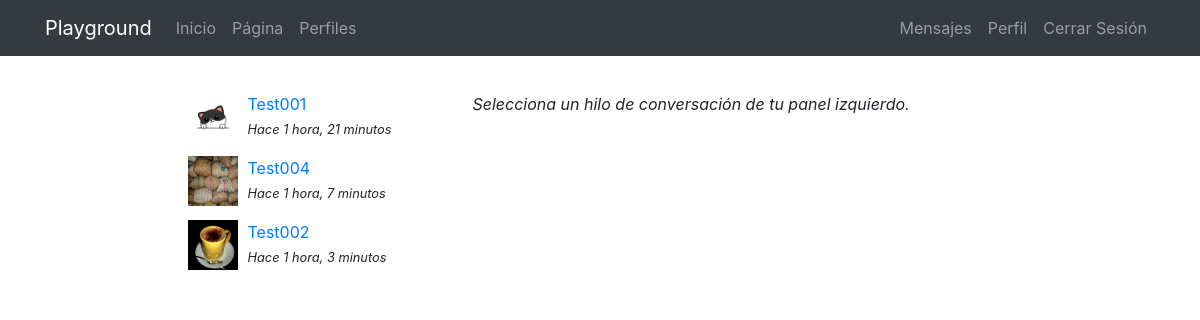
Page /messenger/ (signed in) on the earlier database version.
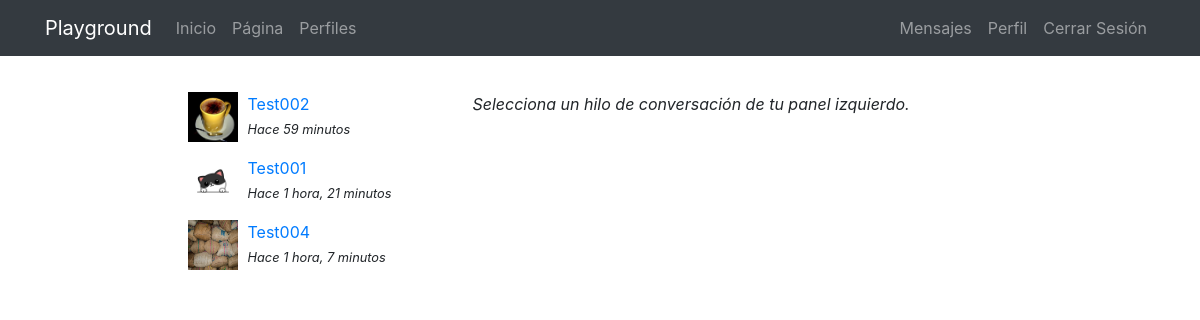
Same page on the later database version.
### registration/models.py (models this page shows)
class Profile(models.Model):
    user = models.OneToOneField(User, on_delete=models.CASCADE)
    avatar = models.ImageField(upload_to=custom_upload_to, null=True, blank=True)
    bio = models.TextField(null=True,blank=True)
    link = models.URLField(max_length=200,null=True,blank=True)
    class Meta:
        ordering = ['-user__username']

### messenger/models.py (models this page shows)
class Thread(models.Model):
    users = models.ManyToManyField(User, related_name='threads')
    messages = models.ManyToManyField(Message)
    updated = models.DateTimeField(auto_now=True)
    objects = ThreadManager()
    class Meta:
        ordering = ['-updated']

class Message(models.Model):
    user = models.ForeignKey(User, on_delete=models.CASCADE)
    content = models.TextField()
    created = models.DateTimeField(auto_now_add=True)
    class Meta:
        ordering = ['created']

### messenger/views.py (the view)
# urls.py: path('', ThreadList.as_view(), name="list"),
@method_decorator(login_required, name="dispatch")
class ThreadList(TemplateView):
    template_name = "messenger/thread_list.html"

### messenger/templates/messenger/thread_list.html (shortened to what this page needs)
{% extends 'core/base.html' %}
{% load static %}
{% block content %}
<main role="main">
  <div class="container">
    <div class="row mt-3">
      <div class="col-md-9 mx-auto mb-5">
        <div class="row">
          <div class="col-md-4">
            {% for thread in request.user.threads.all %}
              {% if thread.messages.all|length > 0 %}
                <div class="mb-3">
                  {% for user in thread.users.all %}
                    {% if user != request.user %}
                      {% if user.profile.avatar %}
                        <img src="{{user.profile.avatar.url}}" class="avatar">
                      {% else %}
                        <img src="{% static 'registration/img/no-avatar.jpg' %}" class="avatar">
                      {% endif %}
                      <div>
                        <a href="{% url 'messenger:detail' thread.pk %}">{{user}}</a><br>
                        <small><i>Hace {{thread.messages.last.created|timesince}}</i></small>
                      </div>
                    {% endif %}
                  {% endfor %}
                </div>
              {% endif %}
            {% endfor %}
          </div>
          <div class="col-md-8">
            <p><i>Selecciona un hilo de conversación de tu panel izquierdo.</i></p>
          </div>
        </div>
      </div>
    </div>
  </div>
</main>
{% endblock %}

Differences in the rows shown:
changed Thread: messages.last.created "1 hora, 3 minutos" → "59 minutos"; moves up the list
